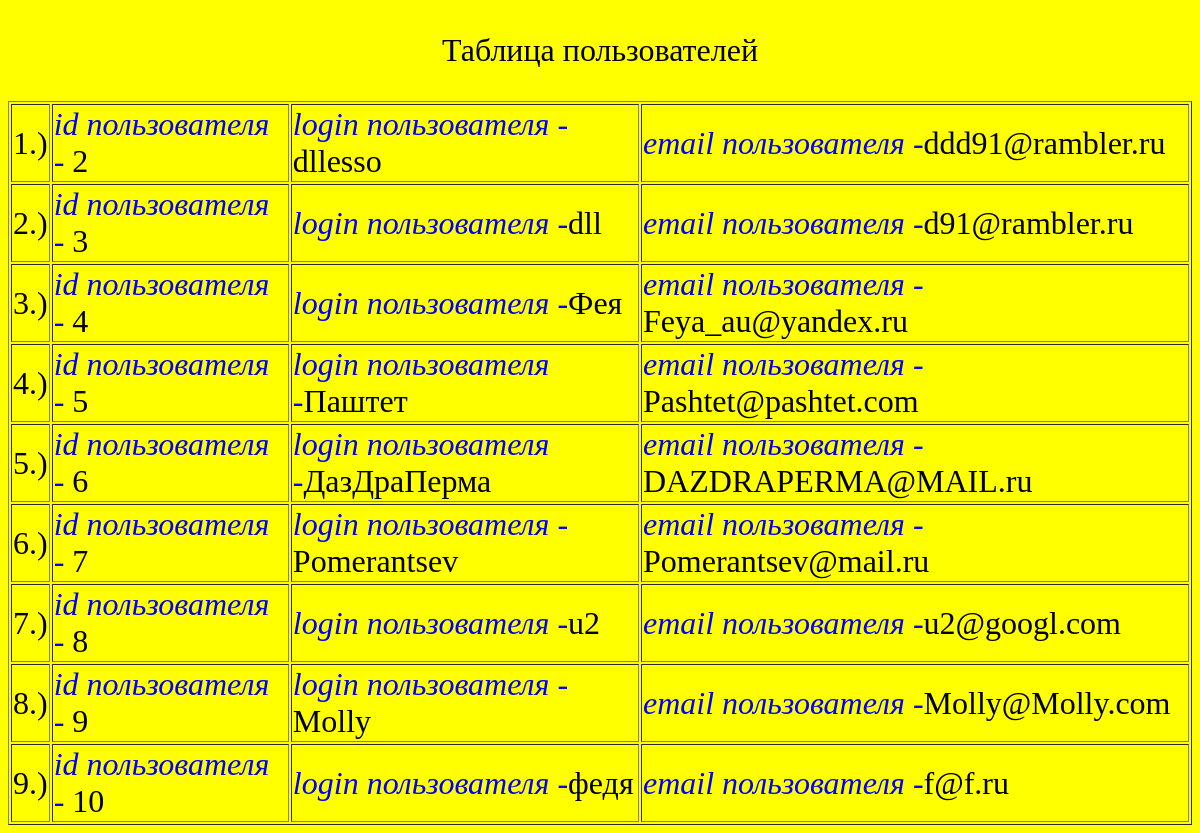
Page /tab.php on the committed database.
### tables this page shows
CREATE TABLE IF NOT EXISTS `users` (
  `id` int(11) unsigned NOT NULL AUTO_INCREMENT,
  `login` varchar(191) DEFAULT NULL,
  `email` varchar(191) DEFAULT NULL,
  `password` varchar(191) DEFAULT NULL,
  PRIMARY KEY (`id`)
);

### tab.php (the view, shortened to what this page needs)
<!doctype html>
<html>
<head>
   <link rel="stylesheet" href="style.css"/>
</head>
<body >
<center><p>Таблица пользователей</p></center>
<center>
 <table border = "l"><p class ="smoll">
 <?php
$connection = mysqli_connect('127.0.0.1', 'root', '', 'zad5_db');
$result = mysqli_query($connection, " SELECT * FROM`users`");
$i=1;
while(($tcic=mysqli_fetch_assoc($result)))
{
echo '<tr><td> ' . $i.'.)</td><td><em>id пользователя -</em> ' . $tcic['id'].'</td><td><em>login пользователя -</em>' . $tcic['login'].'</td><td><em>email пользователя -</em>'. $tcic['email'] .'</tr>' ;
$i++;
}
?></p></td></table>
</center>
</body>
</html>

### style.css (style rules this page uses)
body { background-color: yellow; background-repeat:no-repeat; font-size: 200%; }
table { right: 0px; }
p.smoll { font-size: 20px; }
em { color: blue; }

### rows in the picture
users: id "2", login "dllesso", email "ddd91@rambler.ru"
users: id "3", login "dll", email "d91@rambler.ru"
users: id "4", login "Фея", email "Feya_au@yandex.ru"
users: id "5", login "Паштет", email "Pashtet@pashtet.com"
users: id "6", login "ДазДраПерма", email "DAZDRAPERMA@MAIL.ru"
users: id "7", login "Pomerantsev", email "Pomerantsev@mail.ru"
users: id "8", login "u2", email "u2@googl.com"
users: id "9", login "Molly", email "Molly@Molly.com"
users: id "10", login "федя", email "f@f.ru"
